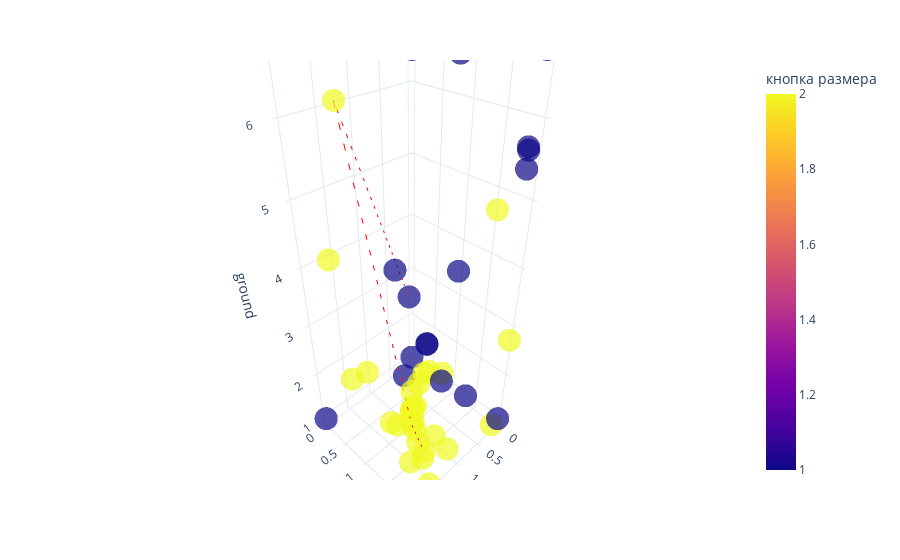

Source (notebook cell):
### Code cell
fig = px.scatter_3d(steps_df, x='coffee', y='size', z='ground', 
                    color='кнопка размера', 
                    opacity=0.7, 
                    color_discrete_sequence=px.colors.qualitative.Alphabet)
# this is best path, plot it as a  directional line in 3d
best_option = steps_df.iloc[prob.ibest_seq].drop_duplicates()
# Create the line plot
gradient = best_option.index

line_plot = px.line_3d(best_option, x='coffee', y='size', z='ground')
line_plot['data'][0]['line']['color'] = '#FF0000'
line_plot['data'][0]['line']['dash'] = 'dash'
fig.add_trace(line_plot.data[0])
fig.update_layout(title='')

fig.update_layout(template='plotly_white')

go.Figure(fig).show()

### Figure 1 — Plotly figure (JSON) as saved in the notebook; plotly's stock layout.template omitted (floating-point values rounded to 4 significant figures)
{"data": [{"hovertemplate": "coffee=%{x}<br>size=%{y}<br>ground=%{z}<br>кнопка размера=%{marker.color}<extra></extra>", "legendgroup": "", "marker": {"color": [1, 1, 2, 2, 2, 1, 2, 1, 1, 2, 2, 2, 1, 2, 2, 2, 2, 2, 1, 2, 1, 2, 2, 1, 1, 2, 2, 1, 2, 2, 2, 2, 1, 1, 1, 1, 1, 2, 2, 2, 2, 2, 2, 1, 2, 1, 2, 2, 2, 2, 2, 2], "coloraxis": "coloraxis", "opacity": 0.7, "symbol": "circle"}, "mode": "markers", "name": "", "scene": "scene", "showlegend": false, "type": "scatter3d", "x": [0.4639, 0.7011, 1.857, 1.67, 1.564, 0.8555, 1.266, 1.15, 0.1688, 0.3043, 1.264, 1.258, 1.2, 1.225, 1.214, 1.165, 1.211, 1.175, 0.1845, 1.186, 0.1234, 1.164, 1.213, 0.7197, 2.0, 0.0, 2.0, 0.0, 0.0, 0.172, 0.02989, 0.0, 0.7562, 0.1123, 0.0, 2.0, 0.03181, 1.244, 1.305, 1.675, 1.761, 1.562, 1.602, 0.07334, 1.391, 0.6455, 1.592, 1.587, 1.65, 1.021, 1.408, 0.9858], "y": [0.4042, 1.023, 0.7836, 0.09786, 0.2285, 1.514, 1.272, 0.8352, 1.976, 1.755, 1.333, 1.388, 1.044, 1.21, 1.227, 1.245, 1.211, 1.204, 2.0, 1.21, 1.955, 1.165, 1.214, 1.038, 2.0, 0.0, 2.0, 0.0, 2.0, 2.0, 0.7843, 2.0, 1.582, 2.0, 2.0, 0.0, 0.0, 1.571, 1.575, 1.249, 0.8808, 1.26, 1.815, 1.363, 2.0, 1.295, 1.717, 1.555, 2.0, 1.796, 1.642, 1.491], "z": [2.924, 2.489, 6.338, 4.052, 1.781, 6.727, 1.324, 3.994, 5.729, 4.916, 1.261, 1.004, 2.201, 1.554, 1.612, 1.665, 1.612, 1.283, 5.479, 1.62, 5.671, 1.44, 1.592, 2.527, 7.0, 6.823, 3.273, 1.0, 7.0, 1.0, 1.182, 2.756, 4.153, 6.722, 1.0, 1.0, 7.0, 2.72, 1.0, 1.735, 2.574, 1.582, 3.135, 1.101, 7.0, 1.852, 2.87, 1.0, 1.0, 1.0, 1.0, 1.0]}, {"hovertemplate": "coffee=%{x}<br>size=%{y}<br>ground=%{z}<extra></extra>", "legendgroup": "", "line": {"color": "#FF0000", "dash": "dash"}, "marker": {"symbol": "circle"}, "mode": "lines", "name": "", "scene": "scene", "showlegend": false, "type": "scatter3d", "x": [0.4639, 1.857, 1.266, 1.305], "y": [0.4042, 0.7836, 1.272, 1.575], "z": [2.924, 6.338, 1.324, 1.0]}], "layout": {"coloraxis": {"colorbar": {"title": {"text": "кнопка размера"}}, "colorscale": [[0.0, "#0d0887"], [0.1111, "#46039f"], [0.2222, "#7201a8"], [0.3333, "#9c179e"], [0.4444, "#bd3786"], [0.5556, "#d8576b"], [0.6667, "#ed7953"], [0.7778, "#fb9f3a"], [0.8889, "#fdca26"], [1.0, "#f0f921"]]}, "legend": {"tracegroupgap": 0}, "margin": {"t": 60}, "scene": {"domain": {"x": [0.0, 1.0], "y": [0.0, 1.0]}, "xaxis": {"title": {"text": "coffee"}}, "yaxis": {"title": {"text": "size"}}, "zaxis": {"title": {"text": "ground"}}}, "title": {"text": ""}}}
